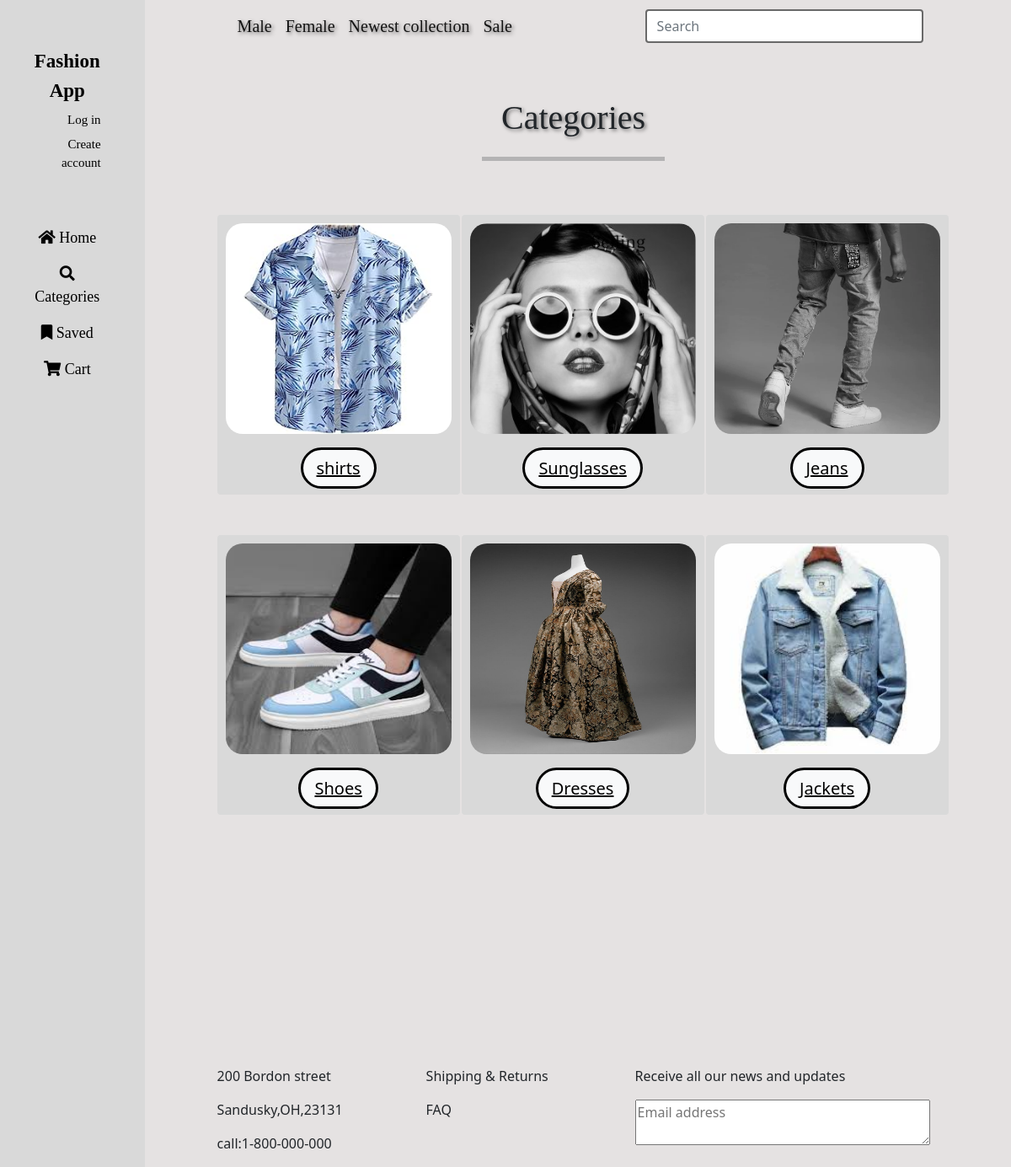
Page /categories/ on the committed database.
### Fashionapp/models.py (models this page shows, shortened)
class Category(models.Model):
    name = models.CharField(max_length=30)
    image = models.ImageField(upload_to=None, null=True, blank=True)
    created_by = models.ForeignKey(User, on_delete=models.CASCADE)

### Fashionapp/views.py (the view)
# urls.py: path('categories/', categories, name="categories"),
def categories(request):
    query = request.GET.get('query')  # Retrieve the search query from the request
    if query:
        categoriess = Category.objects.filter(name__icontains=query).exclude(name__in=['Newest', 'Sale'])
    else:
        categoriess = Category.objects.exclude(name__in=['Newest', 'Sale'])
    context = {"categories": categoriess}
    return render(request, 'categories.html', context=context)

### Fashionapp/templates/categories.html (shortened to what this page needs)
<!doctype html>
<html lang="en">
<head>
    <link href="https://cdn.jsdelivr.net/npm/bootstrap@5.0.2/dist/css/bootstrap.min.css" rel="stylesheet">
    <link rel="stylesheet" href="https://cdnjs.cloudflare.com/ajax/libs/font-awesome/5.15.3/css/all.min.css">
</head>
<body>
<section>
    <div class="row" style="background-color: #E5E2E2">
        <div class="col-3" id="meni" style="margin-right: 50px">
         <div class="container mt-5">
                <ul class="nav flex-column">
                    <li class="nav-item" style="text-align: center;">
                        <a class="nav-link" href="#"
                           style="font-family: 'IM FELL French Canon SC', serif; font-size: 23px;color: black"><b>Fashion
                            App</b></a>
                    </li>
                    {% if user.is_authenticated %}
                        <li class="nav-item" style="text-align: right">
        <span class="nav-link"
              style="font-family: 'IM FELL French Canon SC', serif; color: black; font-size: 15px; margin-top: -10px">
            Logged in as: {{ user.username }}
        </span>
                        </li>
                        <li class="nav-item" style="text-align: right">
                            <a class="nav-link" href="{% url 'logout' %}"
                               style="font-family: 'IM FELL French Canon SC', serif; color: black; font-size: 15px; margin-top: -10px">Log
                                out</a>
                        </li>
                    {% else %}
                        <li class="nav-item" style="text-align: right">
                            <a class="nav-link" href="{% url 'login' %}"
                               style="font-family: 'IM FELL French Canon SC', serif; color: black ; font-size: 15px;margin-top: -10px">Log
                                in</a>
                        </li>
                        <li class="nav-item" style="text-align: right;">
                            <a class="nav-link" href="{% url 'signup' %}"
                               style="font-family: 'IM FELL French Canon SC', serif; color: black; font-size: 15px;margin-top: -10px">Create
                                account</a>
                        </li>
                    {% endif %}
                </ul>
            </div>
            <div class="container mt-5">
                <ul class="nav flex-column">
                    <li class="nav-item" style="text-align: center;">
                        <a class="nav-link" href="{% url 'home' %}"
                           style="font-family: 'IM FELL French Canon SC', serif; color: black; font-size: 18px;"><i
                                class="fas fa-home"></i> Home</a>
                    </li>
                    <li class="nav-item" style="text-align: center;">
                        <a class="nav-link" href="{% url 'categories' %}"
                           style="font-family: 'IM FELL French Canon SC', serif; color: black; font-size: 18px;"><i
                                class="fas fa-search"></i> Categories</a>
                    </li>
                    <li class="nav-item" style="text-align: center;">
                        <a class="nav-link" href="#"
                           style="font-family: 'IM FELL French Canon SC', serif; color: black; font-size: 18px;"><i
                                class="fas fa-bookmark"></i> Saved</a>
                    </li>
                    <li class="nav-item" style="text-align: center;">
                        <a class="nav-link" href="{% url 'cart' %}"
                           style="font-family: 'IM FELL French Canon SC', serif; color: black; font-size: 18px;"><i
                                class="fas fa-shopping-cart"></i> Cart</a>
                    </li>
                </ul>
            </div>
        </div>
        <div class="col-9">
            <div>
                <nav class="navbar navbar-expand-lg navbar-light">
                    <div class="container">
                        <div class="collapse navbar-collapse" id="navbarSupportedContent">
                            <ul class="navbar-nav me-auto mb-2 mb-lg-0">
                                <li class="nav-item">
                                    <a class="nav-link active" aria-current="page" href="{% url 'shirts' %}">Male</a>
                                </li>
                                <li class="nav-item">
                                    <a class="nav-link active" aria-current="page" href="{% url 'dresses' %}">Female</a>
                                </li>
                                <li class="nav-item">
                                    <a class="nav-link active" aria-current="page" href="{% url 'newest' %}">Newest collection</a>
                                </li>
                                <li class="nav-item">
                                    <a class="nav-link active" aria-current="page" href="{% url 'sale' %}">Sale</a>
                                </li>
                            </ul>
                            <form class="d-flex" action="{% url 'categories' %}" method="GET">
                                <input class="form-control me-2" type="search" name="query" placeholder="Search"
                                       aria-label="Search"
                                       style="width: 330px; border: 2px solid dimgrey">
                            </form>
                        </div>
                    </div>
                </nav>
            </div>
            <div class="container mt-5">
                <div class="row" style="text-align: center; justify-content: center">
                    <p id="gd">Categories</p>
                    <hr class="w-25" style="height: 5px">
                </div>
            </div>
           <div class="container mt-5">
    <div class="row" id="srede">
        {% for cat in categories %}
            <div class="col-4 pb-5">
                <div class="card h-100 d-flex flex-column" style="width: 18rem; border: 0px; background-color: #D9D9D9">
                    <img src="{{ MEDIA_URL }}{{ cat.image.url }}" class="card-img-top" style="border-radius: 30px; padding: 10px; height: 270px" alt="...">
                    <div class="card-body flex-grow-1" style="text-align: center">
                        <a href="/{{ cat.name }}/" class="btn-lg btn-light" style="border-radius: 50px; border: 3px solid black">{{ cat.name }}</a>
                    </div>
                </div>
            </div>
        {% endfor %}
    </div>
</div>
            <div class="footer" style="margin-top: 200px">
                <div class="container">
                    <div class="row">
                        <div class="col">
                            <p>200 Bordon street</p>
                            <p>Sandusky,OH,23131</p>
                            <p>call:1-800-000-000</p>
                        </div>
                        <div class="col">
                            <p>Shipping & Returns</p>
                            <p>FAQ</p>
                        </div>
                        <div class="col">
                            <p>Receive all our news and updates</p>
                            <textarea placeholder="Email address" style="width: 350px"></textarea>
                        </div>
                    </div>
                </div>
            </div>
        </div>
    </div>
</section>
</body>
</html>

### Fashionapp/templates/categories.html (style rules this page uses)
html, body { height: 100%; margin: 0; padding: 0; overflow-x: hidden; }
.row { flex-grow: 1; }
#meni { background: #D9D9D9; width: 15%; }
.navbar-nav .nav-link { font-family: "Inria Serif", serif; font-size: 20px; text-shadow: 2px 2px 4px rgba(0, 0, 0, 0.5); }
#gd { font-family: "Inria Serif", serif; font-size: 40px; text-shadow: 2px 2px 4px rgba(0, 0, 0, 0.5); }
.footer { background-color: #E5E2E2; padding-top: 50px; text-align: left; }

### rows in the picture
Category: image (picture), name "shirts"
Category: image (picture), name "Sunglasses"
Category: image (picture), name "Jeans"
Category: image (picture), name "Shoes"
Category: image (picture), name "Dresses"
Category: image (picture), name "Jackets"
